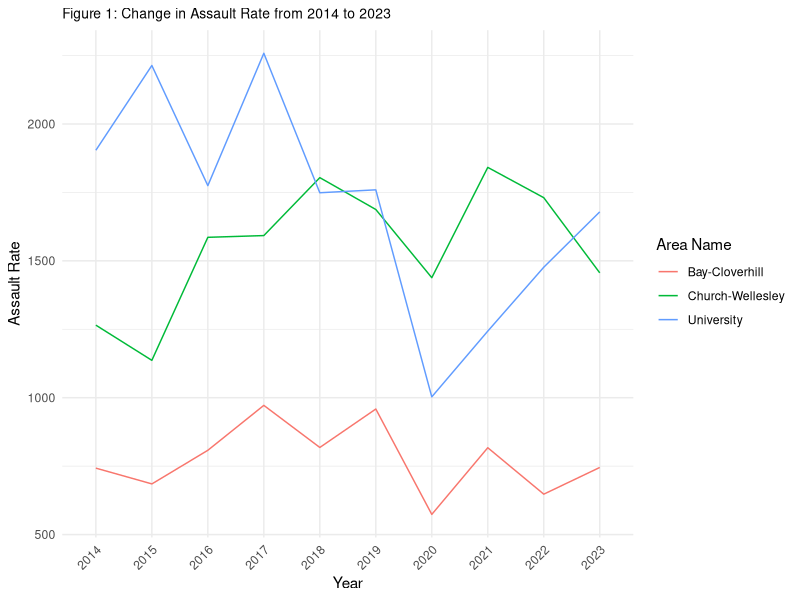
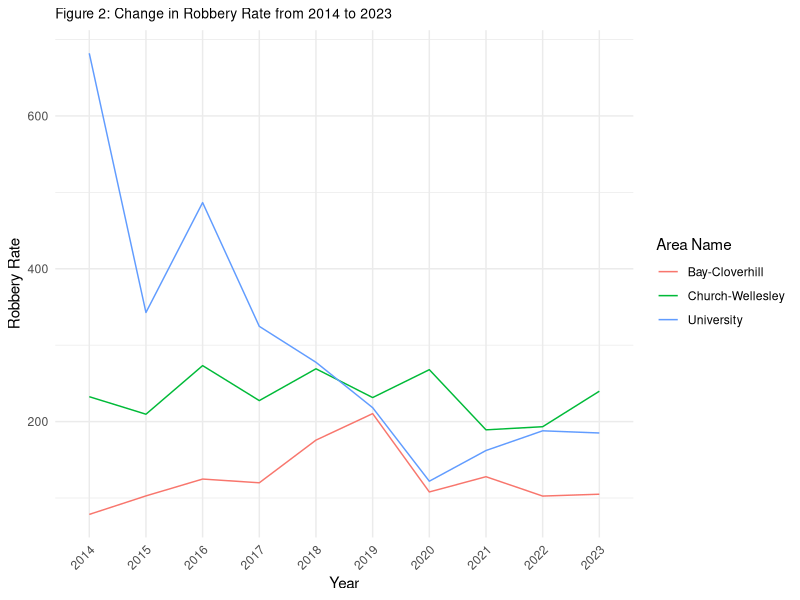
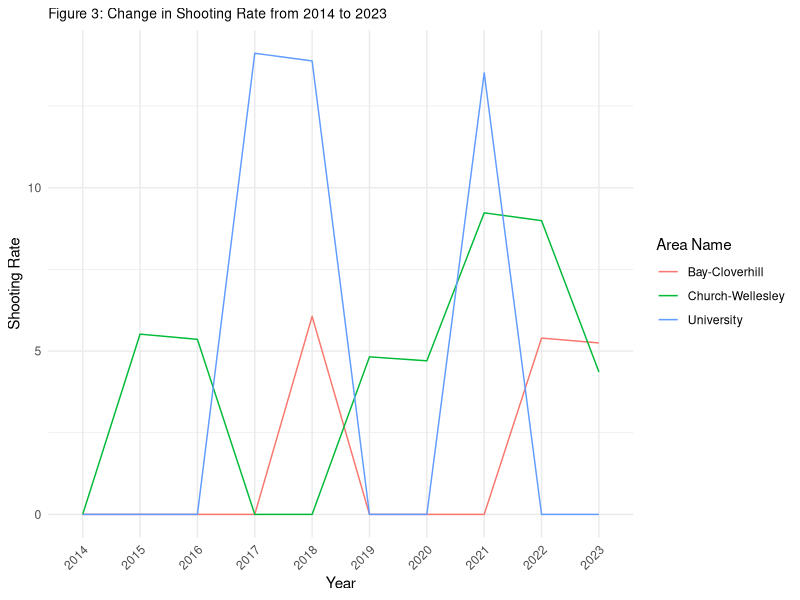
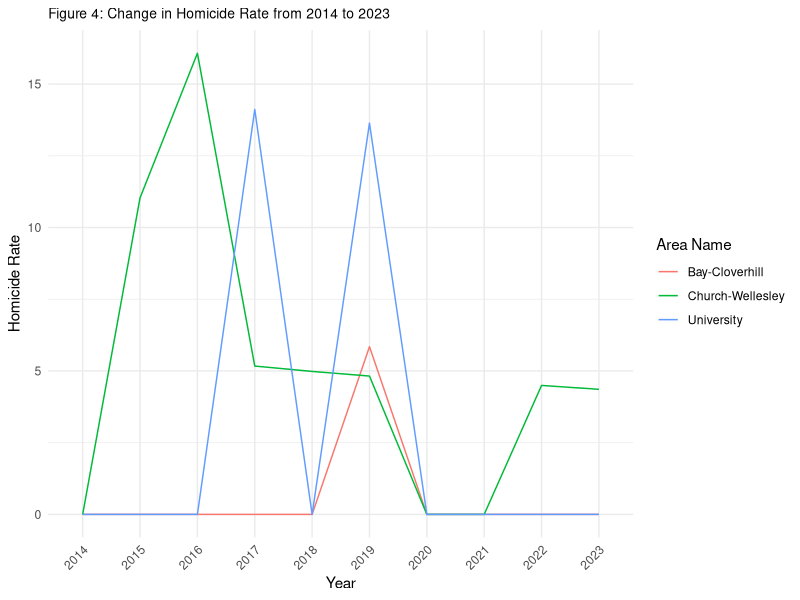

Generate these figures, in order, with R:
## ---- chunk 1
# Load necessary libraries
library(ggplot2, warn.conflicts = FALSE)
library(tidyr, warn.conflicts = FALSE)
library(dplyr, warn.conflicts = FALSE)
## ---- chunk 2
#read the analysis_data
university_data <- read.csv("../../outputs/data/analysis_data.csv")
# Reshape the data into a long format, gather only the assault rate data. 
long_data1 <- gather(university_data, key = "Year", value = "Assault_Rate", ASSAULT_RATE_2014:ASSAULT_RATE_2023)

# Convert Year to a more readable format.
long_data1$Year <- sub("ASSAULT_RATE_", "", long_data1$Year)

# Plotting the line graph for change in Assault Rate
graph1 <- ggplot(long_data1, aes(x = Year, y = Assault_Rate, group = AREA_NAME, color = AREA_NAME)) +
  geom_line() +
  labs(title = "Figure 1: Change in Assault Rate from 2014 to 2023", x = "Year", y = "Assault Rate", color = "Area Name") + 
  theme_minimal() +
  theme(axis.text.x = element_text(angle = 45, hjust = 1),
        plot.title = element_text(size = 10))

graph1
## ---- chunk 3
# Reshape the data into a long format, gather only the robbery rate data. 
long_data2 <- gather(university_data, key = "Year", value = "Robbery_Rate", ROBBERY_RATE_2014:ROBBERY_RATE_2023)

# Convert Year to a more readable format.
long_data2$Year <- sub("ROBBERY_RATE_", "", long_data2$Year)

# Plotting the line graph for change in Robbery Rate
graph2 <- ggplot(long_data2, aes(x = Year, y = Robbery_Rate, group = AREA_NAME, color = AREA_NAME)) +
  geom_line() +
  labs(title = "Figure 2: Change in Robbery Rate from 2014 to 2023", x = "Year", y = "Robbery Rate", color = "Area Name") + 
  theme_minimal() +
  theme(axis.text.x = element_text(angle = 45, hjust = 1), plot.title = element_text(size = 10))

graph2
## ---- chunk 4
# Reshape the data into a long format, gather only the shooting rate data. 
long_data3 <- gather(university_data, key = "Year", value = "Shooting_Rate", SHOOTING_RATE_2014:SHOOTING_RATE_2023)

# Convert Year to a more readable format.
long_data3$Year <- sub("SHOOTING_RATE_", "", long_data3$Year)

# Plotting the line graph for change in Shooting Rate
graph3 <- ggplot(long_data3, aes(x = Year, y = Shooting_Rate, group = AREA_NAME, color = AREA_NAME)) +
  geom_line() +
  labs(title = "Figure 3: Change in Shooting Rate from 2014 to 2023", x = "Year", y = "Shooting Rate", color = "Area Name") + 
  theme_minimal() +
  theme(axis.text.x = element_text(angle = 45, hjust = 1), plot.title = element_text(size = 10))

graph3
## ---- chunk 5
# Reshape the data into a long format, gather only the homicide rate data. 
long_data4 <- gather(university_data, key = "Year", value = "Homicide_Rate", HOMICIDE_RATE_2014:HOMICIDE_RATE_2023)

# Convert Year to a more readable format.
long_data4$Year <- sub("HOMICIDE_RATE_", "", long_data4$Year)

# Plotting the line graph for change in Homicide Rate
graph4 <- ggplot(long_data4, aes(x = Year, y = Homicide_Rate, group = AREA_NAME, color = AREA_NAME)) +
  geom_line() +
  labs(title = "Figure 4: Change in Homicide Rate from 2014 to 2023", x = "Year", y = "Homicide Rate", color = "Area Name") + 
  theme_minimal() +
  theme(axis.text.x = element_text(angle = 45, hjust = 1), plot.title = element_text(size = 10))

graph4
